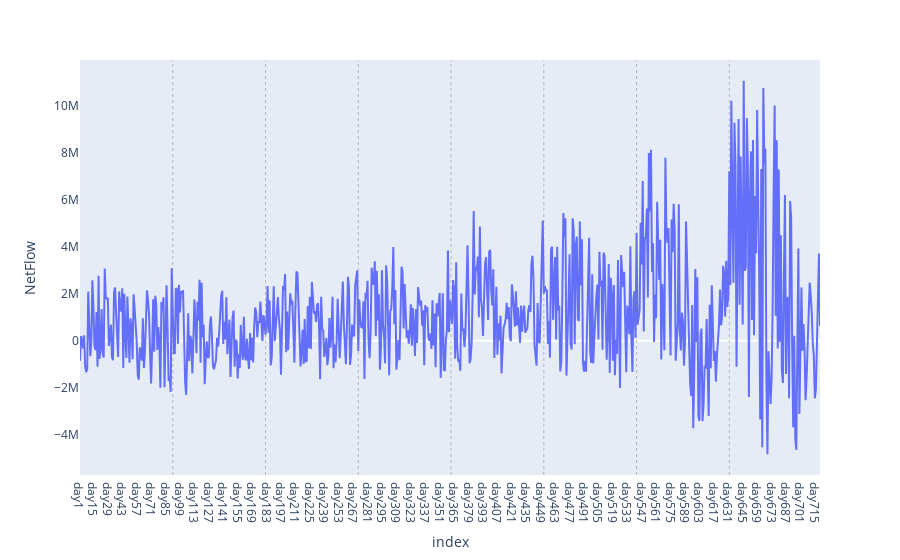
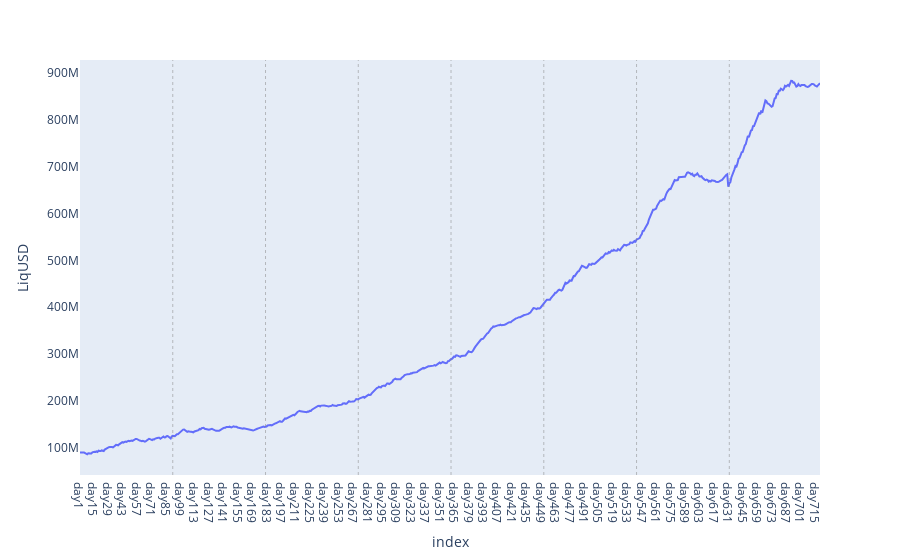
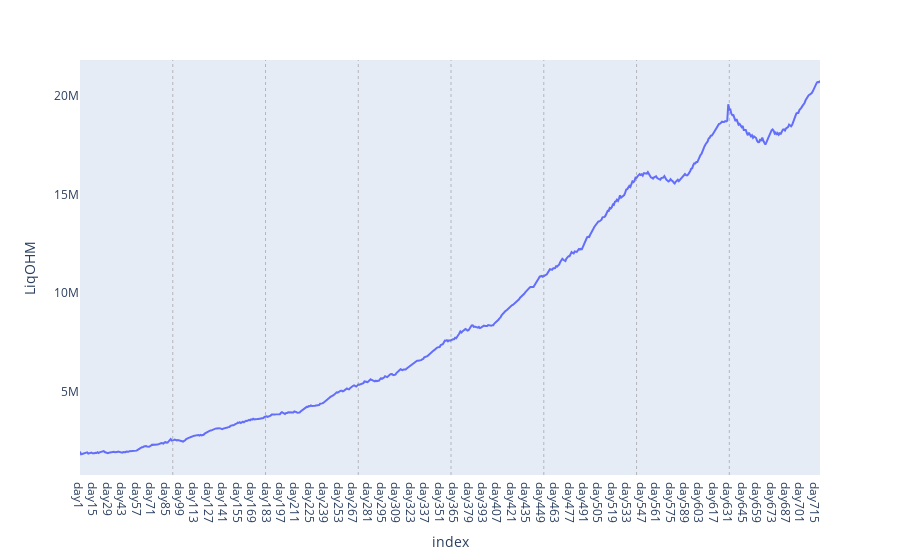
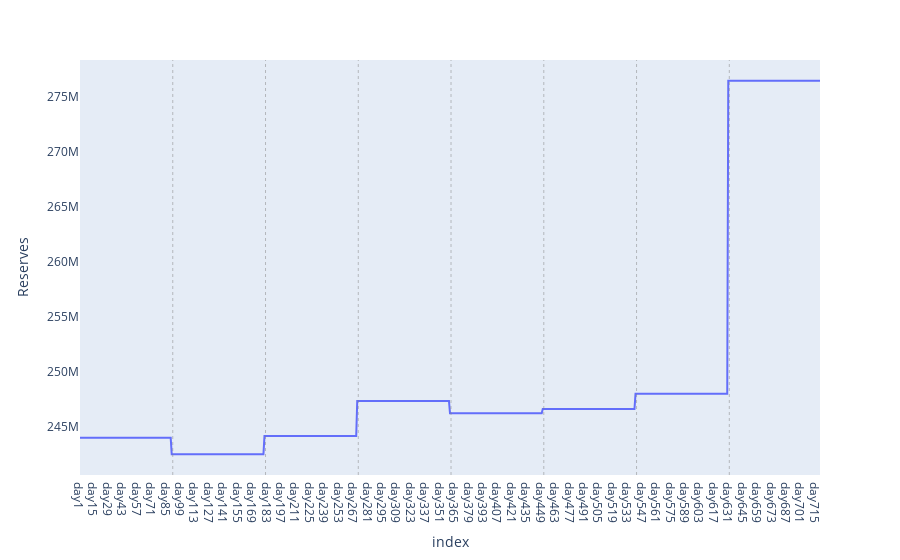

The code cell stored with these charts, in order, in its notebook:
### Markdown cell above
### __PLOT RESULTS__

### Code cell
#protocol variables
df = pd.DataFrame(columns = ['NetFlow', 'Price', 'Target', 'LiqUSD', 'LiqOHM', 'Reserves', 'ReservesIN', 'ReservesOUT', 'Treasury', 'Supply', 'MCap', 'FloatingSupply', 'FloatingMCap', 'LiqRatio']) 
for day, data in simulation.items():
    df.loc[day] = [data.net_flow, data.price, data.real_target, data.liq_usd, data.liq_ohm, data.reserves, data.reserves_in, data.reserves_out, data.treasury, data.supply, data.mcap, data.floating_supply, data.floating_mcap, data.liq_ratio]


for col in df.columns:
    if col not in ('Price', 'Target'):
        fig = df.plot(x=df.index, y=df[col])
        fig.layout.update(xaxis=dict(showgrid=False), yaxis=dict(showgrid=False))
        for i in range (params.short_cycle, params.horizon, params.short_cycle):
            fig.add_vline(x=i, line_width=0.5, line_dash="dot", line_color="grey")
        fig.show()

df[['Price','Target']].plot()

### Figure 1 — Plotly figure (JSON) as saved in the notebook; plotly's stock layout.template omitted (floating-point values rounded to 4 significant figures; data arrays with more than 128 entries replaced by an {"elided": "..."} marker saying what was removed)
{"data": [{"hovertemplate": "index=%{x}<br>NetFlow=%{y}<extra></extra>", "legendgroup": "", "line": {"color": "#636efa", "dash": "solid"}, "marker": {"symbol": "circle"}, "mode": "lines", "name": "", "orientation": "v", "showlegend": false, "type": "scatter", "x": {"elided": "719 str values"}, "xaxis": "x", "y": {"elided": "719 float values"}, "yaxis": "y"}], "layout": {"legend": {"tracegroupgap": 0}, "margin": {"t": 60}, "shapes": [{"line": {"color": "grey", "dash": "dot", "width": 0.5}, "type": "line", "x0": 90, "x1": 90, "xref": "x", "y0": 0, "y1": 1, "yref": "y domain"}, {"line": {"color": "grey", "dash": "dot", "width": 0.5}, "type": "line", "x0": 180, "x1": 180, "xref": "x", "y0": 0, "y1": 1, "yref": "y domain"}, {"line": {"color": "grey", "dash": "dot", "width": 0.5}, "type": "line", "x0": 270, "x1": 270, "xref": "x", "y0": 0, "y1": 1, "yref": "y domain"}, {"line": {"color": "grey", "dash": "dot", "width": 0.5}, "type": "line", "x0": 360, "x1": 360, "xref": "x", "y0": 0, "y1": 1, "yref": "y domain"}, {"line": {"color": "grey", "dash": "dot", "width": 0.5}, "type": "line", "x0": 450, "x1": 450, "xref": "x", "y0": 0, "y1": 1, "yref": "y domain"}, {"line": {"color": "grey", "dash": "dot", "width": 0.5}, "type": "line", "x0": 540, "x1": 540, "xref": "x", "y0": 0, "y1": 1, "yref": "y domain"}, {"line": {"color": "grey", "dash": "dot", "width": 0.5}, "type": "line", "x0": 630, "x1": 630, "xref": "x", "y0": 0, "y1": 1, "yref": "y domain"}], "xaxis": {"anchor": "y", "domain": [0, 1], "showgrid": false, "title": {"text": "index"}}, "yaxis": {"anchor": "x", "domain": [0, 1], "showgrid": false, "title": {"text": "NetFlow"}}}}

### Figure 2 — Plotly figure (JSON) as saved in the notebook; plotly's stock layout.template omitted (floating-point values rounded to 4 significant figures; data arrays with more than 128 entries replaced by an {"elided": "..."} marker saying what was removed)
{"data": [{"hovertemplate": "index=%{x}<br>LiqUSD=%{y}<extra></extra>", "legendgroup": "", "line": {"color": "#636efa", "dash": "solid"}, "marker": {"symbol": "circle"}, "mode": "lines", "name": "", "orientation": "v", "showlegend": false, "type": "scatter", "x": {"elided": "719 str values"}, "xaxis": "x", "y": {"elided": "719 float values"}, "yaxis": "y"}], "layout": {"legend": {"tracegroupgap": 0}, "margin": {"t": 60}, "shapes": [{"line": {"color": "grey", "dash": "dot", "width": 0.5}, "type": "line", "x0": 90, "x1": 90, "xref": "x", "y0": 0, "y1": 1, "yref": "y domain"}, {"line": {"color": "grey", "dash": "dot", "width": 0.5}, "type": "line", "x0": 180, "x1": 180, "xref": "x", "y0": 0, "y1": 1, "yref": "y domain"}, {"line": {"color": "grey", "dash": "dot", "width": 0.5}, "type": "line", "x0": 270, "x1": 270, "xref": "x", "y0": 0, "y1": 1, "yref": "y domain"}, {"line": {"color": "grey", "dash": "dot", "width": 0.5}, "type": "line", "x0": 360, "x1": 360, "xref": "x", "y0": 0, "y1": 1, "yref": "y domain"}, {"line": {"color": "grey", "dash": "dot", "width": 0.5}, "type": "line", "x0": 450, "x1": 450, "xref": "x", "y0": 0, "y1": 1, "yref": "y domain"}, {"line": {"color": "grey", "dash": "dot", "width": 0.5}, "type": "line", "x0": 540, "x1": 540, "xref": "x", "y0": 0, "y1": 1, "yref": "y domain"}, {"line": {"color": "grey", "dash": "dot", "width": 0.5}, "type": "line", "x0": 630, "x1": 630, "xref": "x", "y0": 0, "y1": 1, "yref": "y domain"}], "xaxis": {"anchor": "y", "domain": [0, 1], "showgrid": false, "title": {"text": "index"}}, "yaxis": {"anchor": "x", "domain": [0, 1], "showgrid": false, "title": {"text": "LiqUSD"}}}}

### Figure 3 — Plotly figure (JSON) as saved in the notebook; plotly's stock layout.template omitted (floating-point values rounded to 4 significant figures; data arrays with more than 128 entries replaced by an {"elided": "..."} marker saying what was removed)
{"data": [{"hovertemplate": "index=%{x}<br>LiqOHM=%{y}<extra></extra>", "legendgroup": "", "line": {"color": "#636efa", "dash": "solid"}, "marker": {"symbol": "circle"}, "mode": "lines", "name": "", "orientation": "v", "showlegend": false, "type": "scatter", "x": {"elided": "719 str values"}, "xaxis": "x", "y": {"elided": "719 float values"}, "yaxis": "y"}], "layout": {"legend": {"tracegroupgap": 0}, "margin": {"t": 60}, "shapes": [{"line": {"color": "grey", "dash": "dot", "width": 0.5}, "type": "line", "x0": 90, "x1": 90, "xref": "x", "y0": 0, "y1": 1, "yref": "y domain"}, {"line": {"color": "grey", "dash": "dot", "width": 0.5}, "type": "line", "x0": 180, "x1": 180, "xref": "x", "y0": 0, "y1": 1, "yref": "y domain"}, {"line": {"color": "grey", "dash": "dot", "width": 0.5}, "type": "line", "x0": 270, "x1": 270, "xref": "x", "y0": 0, "y1": 1, "yref": "y domain"}, {"line": {"color": "grey", "dash": "dot", "width": 0.5}, "type": "line", "x0": 360, "x1": 360, "xref": "x", "y0": 0, "y1": 1, "yref": "y domain"}, {"line": {"color": "grey", "dash": "dot", "width": 0.5}, "type": "line", "x0": 450, "x1": 450, "xref": "x", "y0": 0, "y1": 1, "yref": "y domain"}, {"line": {"color": "grey", "dash": "dot", "width": 0.5}, "type": "line", "x0": 540, "x1": 540, "xref": "x", "y0": 0, "y1": 1, "yref": "y domain"}, {"line": {"color": "grey", "dash": "dot", "width": 0.5}, "type": "line", "x0": 630, "x1": 630, "xref": "x", "y0": 0, "y1": 1, "yref": "y domain"}], "xaxis": {"anchor": "y", "domain": [0, 1], "showgrid": false, "title": {"text": "index"}}, "yaxis": {"anchor": "x", "domain": [0, 1], "showgrid": false, "title": {"text": "LiqOHM"}}}}

### Figure 4 — Plotly figure (JSON) as saved in the notebook; plotly's stock layout.template omitted (floating-point values rounded to 4 significant figures; data arrays with more than 128 entries replaced by an {"elided": "..."} marker saying what was removed)
{"data": [{"hovertemplate": "index=%{x}<br>Reserves=%{y}<extra></extra>", "legendgroup": "", "line": {"color": "#636efa", "dash": "solid"}, "marker": {"symbol": "circle"}, "mode": "lines", "name": "", "orientation": "v", "showlegend": false, "type": "scatter", "x": {"elided": "719 str values"}, "xaxis": "x", "y": {"elided": "719 float values"}, "yaxis": "y"}], "layout": {"legend": {"tracegroupgap": 0}, "margin": {"t": 60}, "shapes": [{"line": {"color": "grey", "dash": "dot", "width": 0.5}, "type": "line", "x0": 90, "x1": 90, "xref": "x", "y0": 0, "y1": 1, "yref": "y domain"}, {"line": {"color": "grey", "dash": "dot", "width": 0.5}, "type": "line", "x0": 180, "x1": 180, "xref": "x", "y0": 0, "y1": 1, "yref": "y domain"}, {"line": {"color": "grey", "dash": "dot", "width": 0.5}, "type": "line", "x0": 270, "x1": 270, "xref": "x", "y0": 0, "y1": 1, "yref": "y domain"}, {"line": {"color": "grey", "dash": "dot", "width": 0.5}, "type": "line", "x0": 360, "x1": 360, "xref": "x", "y0": 0, "y1": 1, "yref": "y domain"}, {"line": {"color": "grey", "dash": "dot", "width": 0.5}, "type": "line", "x0": 450, "x1": 450, "xref": "x", "y0": 0, "y1": 1, "yref": "y domain"}, {"line": {"color": "grey", "dash": "dot", "width": 0.5}, "type": "line", "x0": 540, "x1": 540, "xref": "x", "y0": 0, "y1": 1, "yref": "y domain"}, {"line": {"color": "grey", "dash": "dot", "width": 0.5}, "type": "line", "x0": 630, "x1": 630, "xref": "x", "y0": 0, "y1": 1, "yref": "y domain"}], "xaxis": {"anchor": "y", "domain": [0, 1], "showgrid": false, "title": {"text": "index"}}, "yaxis": {"anchor": "x", "domain": [0, 1], "showgrid": false, "title": {"text": "Reserves"}}}}
